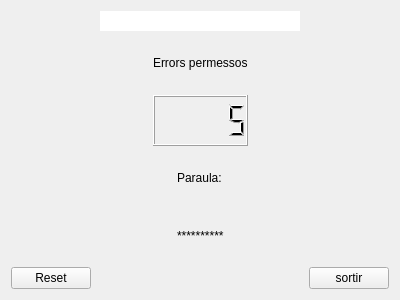
<?xml version="1.0" encoding="UTF-8"?>
<ui version="4.0">
 <class>MyForm</class>
 <widget class="QWidget" name="MyForm">
  <property name="geometry">
   <rect>
    <x>0</x>
    <y>0</y>
    <width>400</width>
    <height>300</height>
   </rect>
  </property>
  <property name="windowTitle">
   <string>Form</string>
  </property>
  <layout class="QGridLayout" name="gridLayout">
   <item row="0" column="0">
    <layout class="QHBoxLayout" name="horizontalLayout_2">
     <item>
      <spacer name="horizontalSpacer">
       <property name="orientation">
        <enum>Qt::Horizontal</enum>
       </property>
       <property name="sizeHint" stdset="0">
        <size>
         <width>40</width>
         <height>20</height>
        </size>
       </property>
      </spacer>
     </item>
     <item>
      <widget class="MyLineEdit" name="lineEdit">
       <property name="minimumSize">
        <size>
         <width>200</width>
         <height>0</height>
        </size>
       </property>
       <property name="inputMask">
        <string>AAAAAAAAAAAAA</string>
       </property>
       <property name="maxLength">
        <number>13</number>
       </property>
       <property name="frame">
        <bool>false</bool>
       </property>
      </widget>
     </item>
     <item>
      <spacer name="horizontalSpacer_2">
       <property name="orientation">
        <enum>Qt::Horizontal</enum>
       </property>
       <property name="sizeHint" stdset="0">
        <size>
         <width>40</width>
         <height>20</height>
        </size>
       </property>
      </spacer>
     </item>
    </layout>
   </item>
   <item row="1" column="0">
    <layout class="QHBoxLayout" name="horizontalLayout_3">
     <item>
      <spacer name="horizontalSpacer_6">
       <property name="orientation">
        <enum>Qt::Horizontal</enum>
       </property>
       <property name="sizeHint" stdset="0">
        <size>
         <width>40</width>
         <height>20</height>
        </size>
       </property>
      </spacer>
     </item>
     <item>
      <layout class="QVBoxLayout" name="verticalLayout_2">
       <item>
        <widget class="QLabel" name="label">
         <property name="text">
          <string>Errors permessos</string>
         </property>
        </widget>
       </item>
       <item>
        <widget class="QLCDNumber" name="lcdNumber">
         <property name="intValue" stdset="0">
          <number>5</number>
         </property>
        </widget>
       </item>
      </layout>
     </item>
     <item>
      <spacer name="horizontalSpacer_7">
       <property name="orientation">
        <enum>Qt::Horizontal</enum>
       </property>
       <property name="sizeHint" stdset="0">
        <size>
         <width>40</width>
         <height>20</height>
        </size>
       </property>
      </spacer>
     </item>
    </layout>
   </item>
   <item row="2" column="0">
    <layout class="QHBoxLayout" name="horizontalLayout_4">
     <item>
      <spacer name="horizontalSpacer_4">
       <property name="orientation">
        <enum>Qt::Horizontal</enum>
       </property>
       <property name="sizeHint" stdset="0">
        <size>
         <width>40</width>
         <height>20</height>
        </size>
       </property>
      </spacer>
     </item>
     <item>
      <layout class="QVBoxLayout" name="verticalLayout">
       <item>
        <widget class="QLabel" name="label_2">
         <property name="text">
          <string>Paraula:</string>
         </property>
        </widget>
       </item>
       <item>
        <widget class="QLabel" name="label_3">
         <property name="text">
          <string>**********</string>
         </property>
        </widget>
       </item>
      </layout>
     </item>
     <item>
      <spacer name="horizontalSpacer_5">
       <property name="orientation">
        <enum>Qt::Horizontal</enum>
       </property>
       <property name="sizeHint" stdset="0">
        <size>
         <width>40</width>
         <height>20</height>
        </size>
       </property>
      </spacer>
     </item>
    </layout>
   </item>
   <item row="3" column="0">
    <layout class="QHBoxLayout" name="horizontalLayout">
     <item>
      <widget class="QPushButton" name="pushButton">
       <property name="text">
        <string>Reset</string>
       </property>
      </widget>
     </item>
     <item>
      <spacer name="horizontalSpacer_3">
       <property name="orientation">
        <enum>Qt::Horizontal</enum>
       </property>
       <property name="sizeHint" stdset="0">
        <size>
         <width>40</width>
         <height>20</height>
        </size>
       </property>
      </spacer>
     </item>
     <item>
      <widget class="QPushButton" name="pushButton_2">
       <property name="text">
        <string>sortir</string>
       </property>
      </widget>
     </item>
    </layout>
   </item>
  </layout>
 </widget>
 <customwidgets>
  <customwidget>
   <class>MyLineEdit</class>
   <extends>QLineEdit</extends>
   <header>MyLineEdit.h</header>
   <slots>
    <signal>enviarError(int)</signal>
    <signal>enviarPalabra(QString)</signal>
    <slot>nuevaLetra(QString)</slot>
   </slots>
  </customwidget>
 </customwidgets>
 <resources/>
 <connections>
  <connection>
   <sender>pushButton_2</sender>
   <signal>clicked()</signal>
   <receiver>MyForm</receiver>
   <slot>close()</slot>
   <hints>
    <hint type="sourcelabel">
     <x>347</x>
     <y>247</y>
    </hint>
    <hint type="destinationlabel">
     <x>314</x>
     <y>299</y>
    </hint>
   </hints>
  </connection>
  <connection>
   <sender>pushButton</sender>
   <signal>clicked()</signal>
   <receiver>lineEdit</receiver>
   <slot>clear()</slot>
   <hints>
    <hint type="sourcelabel">
     <x>41</x>
     <y>258</y>
    </hint>
    <hint type="destinationlabel">
     <x>128</x>
     <y>38</y>
    </hint>
   </hints>
  </connection>
  <connection>
   <sender>lineEdit</sender>
   <signal>textChanged(QString)</signal>
   <receiver>lineEdit</receiver>
   <slot>nuevaLetra(QString)</slot>
   <hints>
    <hint type="sourcelabel">
     <x>244</x>
     <y>43</y>
    </hint>
    <hint type="destinationlabel">
     <x>261</x>
     <y>45</y>
    </hint>
   </hints>
  </connection>
  <connection>
   <sender>lineEdit</sender>
   <signal>enviarError(int)</signal>
   <receiver>lcdNumber</receiver>
   <slot>display(int)</slot>
   <hints>
    <hint type="sourcelabel">
     <x>177</x>
     <y>40</y>
    </hint>
    <hint type="destinationlabel">
     <x>184</x>
     <y>139</y>
    </hint>
   </hints>
  </connection>
  <connection>
   <sender>lineEdit</sender>
   <signal>enviarPalabra(QString)</signal>
   <receiver>label_3</receiver>
   <slot>setText(QString)</slot>
   <hints>
    <hint type="sourcelabel">
     <x>211</x>
     <y>41</y>
    </hint>
    <hint type="destinationlabel">
     <x>221</x>
     <y>205</y>
    </hint>
   </hints>
  </connection>
 </connections>
</ui>
